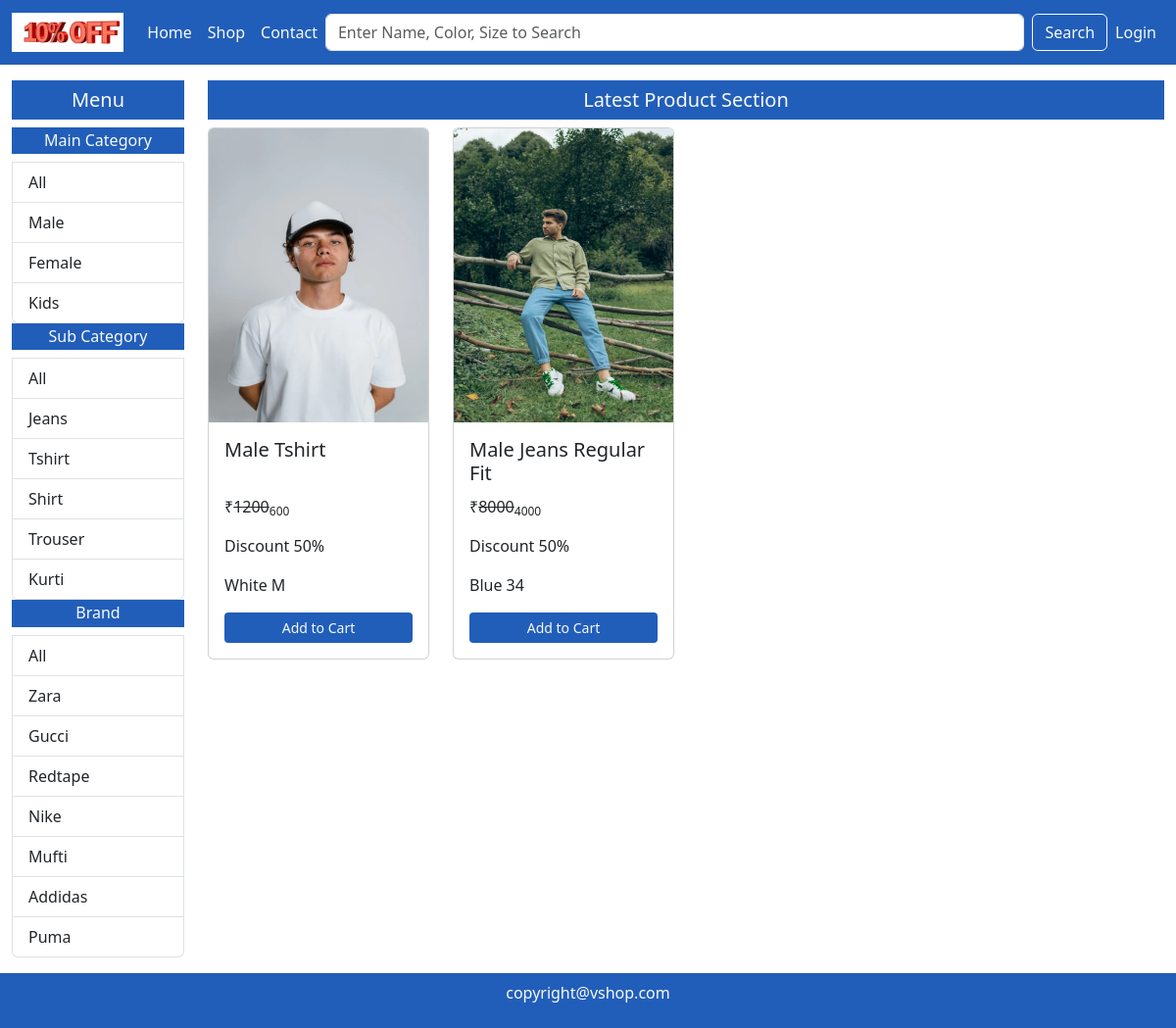
Screenshot of /shop/Male/All/All/ with the database file from the repository.
### mainApp/models.py (models this page shows, shortened)
class Maincategory(models.Model):
    id = models.AutoField(primary_key=True)
    name = models.CharField(max_length=40)

class Subcategory(models.Model):
    id = models.AutoField(primary_key=True)
    name = models.CharField(max_length=40)

class Brand(models.Model):
    id = models.AutoField(primary_key=True)
    name = models.CharField(max_length=40)

class Product(models.Model):
    id = models.AutoField(primary_key=True)
    name = models.CharField(max_length=50)
    maincategory = models.ForeignKey(Maincategory,on_delete=models.CASCADE)
    subcategory = models.ForeignKey(Subcategory,on_delete=models.CASCADE)
    brand = models.ForeignKey(Brand,on_delete=models.CASCADE)
    color = models.CharField(max_length=20)
    size = models.CharField(max_length=20)
    stock = models.CharField(max_length=20,default="In Stock",null=True,blank=True)
    description = models.TextField()
    baseprice = models.IntegerField()
    discount = models.IntegerField(default=0,null=True,blank=True)
    finalprice = models.IntegerField()
    pic1 = models.ImageField(upload_to="uploads/",default="",null=True,blank=True)
    pic2 = models.ImageField(upload_to="uploads/",default="",null=True,blank=True)
    pic3 = models.ImageField(upload_to="uploads/",default="",null=True,blank=True)
    pic4 = models.ImageField(upload_to="uploads/",default="",null=True,blank=True)

### mainApp/views.py (the view)
# urls.py: path('shop/<str:mc>/<str:sc>/<str:br>/', views.shopPage),
def shopPage(Request,mc,sc,br):
    if(mc=="All" and sc=="All" and br=="All"):
        data = Product.objects.all().order_by("id").reverse()
    elif(mc!="All" and sc=="All" and br=="All"):
        data = Product.objects.filter(maincategory=Maincategory.objects.get(name=mc)).order_by("id").reverse()
    elif(mc=="All" and sc!="All" and br=="All"):
        data = Product.objects.filter(subcategory=Subcategory.objects.get(name=sc)).order_by("id").reverse()
    elif(mc=="All" and sc=="All" and br!="All"):
        data = Product.objects.filter(brand=Brand.objects.get(name=br)).order_by("id").reverse()
    elif(mc!="All" and sc!="All" and br=="All"):
        data = Product.objects.filter(maincategory=Maincategory.objects.get(name=mc),subcategory=Subcategory.objects.get(name=sc)).order_by("id").reverse()
    elif(mc!="All" and sc=="All" and br!="All"):
        data = Product.objects.filter(maincategory=Maincategory.objects.get(name=mc),brand=Brand.objects.get(name=br)).order_by("id").reverse()
    elif(mc=="All" and sc!="All" and br!="All"):
        data = Product.objects.filter(subcategory=Subcategory.objects.get(name=sc),brand=Brand.objects.get(name=br)).order_by("id").reverse()
    else:
        data = Product.objects.filter(maincategory=Maincategory.objects.get(name=mc),subcategory=Subcategory.objects.get(name=sc),brand=Brand.objects.get(name=br)).order_by("id").reverse()
    maincategory = Maincategory.objects.all()
    subcategory = Subcategory.objects.all()
    brand = Brand.objects.all()
    return render(Request,"shop.html",{"data":data,"maincategory":maincategory,"subcategory":subcategory,"brand":brand,"mc":mc,"sc":sc,"br":br})

### mainApp/templates/shop.html (shortened to what this page needs)
{%extends "index.html"%}
{%block content%}
<div class="container-fluid">
    <div class="row my-3">
        <div class="col-lg-2 col-md-3 col-sm-6 col-12">
            <h5 class="background text-light text-center p-2">Menu</h5>
            <div class="list-group">
                <h6 class="background text-light text-center p-1">Main Category</h6>
                <a href="/shop/All/{{sc}}/{{br}}/" class="list-group-item list-group-item-action">All</a>
                {%for i in maincategory%}
                <a href="/shop/{{i.name}}/{{sc}}/{{br}}/" class="list-group-item list-group-item-action">{{i.name}}</a>
                {%endfor%}
            </div>
            <div class="list-group">
                <h6 class="background text-light text-center p-1">Sub Category</h6>
                <a href="/shop/{{mc}}/All/{{br}}/" class="list-group-item list-group-item-action">All</a>
                {%for i in subcategory%}
                <a href="/shop/{{mc}}/{{i.name}}/{{br}}/" class="list-group-item list-group-item-action">{{i.name}}</a>
                {%endfor%}
            </div>
            <div class="list-group">
                <h6 class="background text-light text-center p-1">Brand</h6>
                <a href="/shop/{{mc}}/{{sc}}/All/" class="list-group-item list-group-item-action">All</a>
                {%for i in brand%}
                <a href="/shop/{{mc}}/{{sc}}/{{i.name}}/" class="list-group-item list-group-item-action">{{i.name}}</a>
                {%endfor%}
            </div>
        </div>
        <div class="col-lg-10 col-md-9 col-sm-6 col-12">
            <h5 class="background text-center text-light p-2">Latest Product Section</h5>
            <div class="row">
                {%for i in data%}
                <div class="col-xl-3 col-lg-3 col-md-4 col-sm-6 col-12 mb-3">
                    <div class="card">
                        <img src="{{i.pic1.url}}" height="300px" class="card-img-top" alt="...">
                        <div class="card-body">
                            <h5 class="card-title">{{i.name}}</h5>
                            <p class="card-text">&#8377<del>{{i.baseprice}}</del><sub>{{i.finalprice}}</sub></p>
                            <p class="card-text">Discount {{i.discount}}%</p>
                            <p class="card-text">{{i.color}} {{i.size}}</p>
                            <a href="/single-product/{{i.id}}" class="btn background text-light w-100 btn-sm">Add to Cart</a>
                        </div>
                    </div>
                </div>
                {%endfor%}
            </div>
        </div>
    </div>
</div>
{%endblock%}

### mainApp/templates/index.html (shortened to what this page needs)
{%load static%}
<!DOCTYPE html>
<html lang="en">
<head>
  <link href="https://cdn.jsdelivr.net/npm/bootstrap@5.3.2/dist/css/bootstrap.min.css" rel="stylesheet"
>
  <link rel="stylesheet" href="https://cdn.jsdelivr.net/npm/bootstrap-icons@1.3.0/font/bootstrap-icons.css">
  <link rel="stylesheet" href="{%static '/css/style.css'%}">
</head>
<body>
  <nav class="navbar navbar-expand-lg background sticky-top">
    <div class="container-fluid">
      <a class="navbar-brand text-light" href="/"><img src="{%static 'images/a1.webp'%}" height="40px" alt=""></a>
      <div class="collapse navbar-collapse" id="navbarSupportedContent">
        <ul class="navbar-nav me-auto mb-2 mb-lg-0">
          <li class="nav-item">
            <a class="nav-link active text-light" aria-current="page" href="/">Home</a>
          </li>
          <li class="nav-item">
            <a class="nav-link text-light" href="/shop/All/All/All">Shop</a>
          </li>
          <li class="nav-item">
            <a class="nav-link text-light" href="/contact">Contact</a>
          </li>
        </ul>
        <form class="d-flex w-100" role="search" action="/search/" method="post">
          <input class="form-control me-2" name="search" type="search" placeholder="Enter Name, Color, Size to Search" aria-label="Search">
          <button class="btn btn-outline-light" type="submit">Search</button>
        </form>
        <ul class="navbar-nav me-auto mb-2 mb-lg-0">
          {% if request.user.is_authenticated %}
          <li class="nav-item dropdown">
            <a class="nav-link dropdown-toggle text-light" href="#" role="button" data-bs-toggle="dropdown"
              aria-expanded="false">
              {{request.user.username}}
            </a>
            <ul class="dropdown-menu">
              <li><a class="dropdown-item" href="/profile">Profile</a></li>
              <li><a class="dropdown-item" href="/cart">Cart</a></li>
              <li>
                <hr class="dropdown-divider">
              </li>
              <li><a class="dropdown-item" href="/logout">Logout</a></li>
            </ul>
          </li>
          {% else %}
          <li class="nav-item">
            <a class="nav-link text-light" href="/login">Login</a>
          </li>
          {% endif %}
        </ul>
      </div>
    </div>
  </nav>
  {%block content%}{%endblock%}
  <footer class="background text-light text-center p-2">
    <p>copyright@vshop.com</p>
  </footer>
</body>
</html>

### mainApp/static/css/style.css (style rules this page uses)
.background { background-color: rgb(33, 94, 185); }
.card-title { height: 50px; }

### rows the page displays
Maincategory: name "Male"
Maincategory: name "Female"
Maincategory: name "Kids"
Subcategory: name "Jeans"
Subcategory: name "Tshirt"
Subcategory: name "Shirt"
Subcategory: name "Trouser"
Subcategory: name "Kurti"
Brand: name "Zara"
Brand: name "Gucci"
Brand: name "Redtape"
Brand: name "Nike"
Brand: name "Mufti"
Brand: name "Addidas"
Brand: name "Puma"
Product: pic1 (picture), name "Male Tshirt", baseprice "1200", finalprice "600", discount "50", color "White", size "M"
Product: pic1 (picture), name "Male Jeans Regular Fit", baseprice "8000", finalprice "4000", discount "50", color "Blue", size "34"
